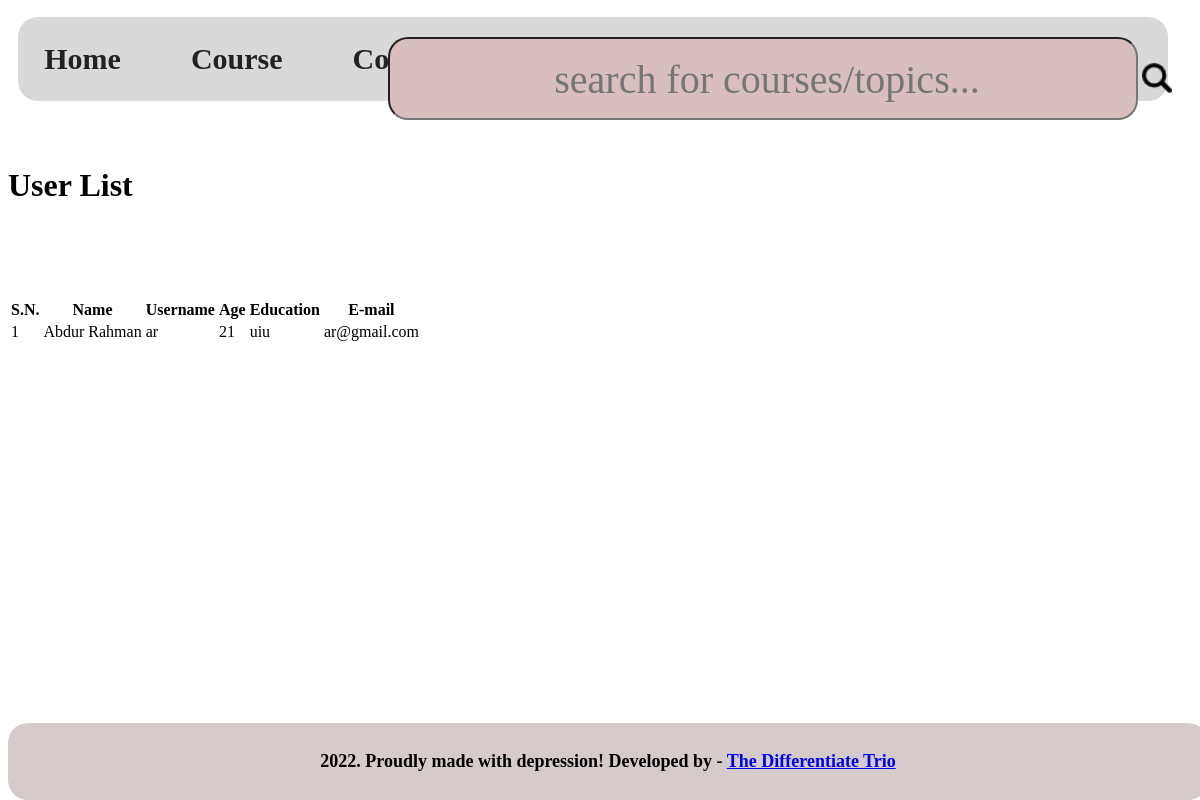
Page /admin/user-list.php (signed in) on the committed database.
### tables this page shows
CREATE TABLE `users` (
  `user_id` int(11) NOT NULL,
  `full_name` varchar(100) NOT NULL,
  `username` varchar(100) NOT NULL,
  `password` varchar(100) NOT NULL,
  `mail` varchar(100) NOT NULL,
  `age` int(100) NOT NULL,
  `education` varchar(100) NOT NULL,
  `profile_pic` varchar(255) DEFAULT NULL
);

### admin/user-list.php (the view, shortened to what this page needs)
<?php  include('partials/menu.php'); ?>
        <div class="content">
        <div class="wrapper">
              <h1>User List</h1>
              <br/> <br/>
              <br/> <br/>
               <table class="table">
                  <tr>
                        <th>S.N.</th>
                        <th>Name</th>
                        <th>Username</th>
                        <th>Age</th>
                        <th>Education</th>
                        <th>E-mail</th>
                  </tr>
                  <?php
                        $sql = "SELECT * FROM users";
                        $res = mysqli_query($conn, $sql);
                        if($res==TRUE)
                        {
                              $count= mysqli_num_rows($res);
                              $serial_number=1;
                              if($count>0)
                              {
                                    while($rows=mysqli_fetch_assoc($res))
                                    {
                                          $full_name=$rows['full_name'];
                                          $email=$rows['mail'];
                                          $username=$rows['username'];
                                          $education=$rows['education'];
                                          $age = $rows['age'];
                                    ?>
                                    <tr>
                                          <td><?php echo $serial_number++ ; ?></td>
                                          <td><?php echo $full_name ; ?></td>
                                          <td><?php echo $username ; ?></td>
                                          <td><?php echo $age ; ?></td>
                                          <td><?php echo $education ; ?></td>
                                          <td><?php echo $email ; ?></td>
                                    </tr>
                                    <?php
                                    }
                              }
                              else
                              {
                              }
                        }
                  ?>
            </table>
        </div>
        </div>
        <?php include('partials/footer.php'); ?>

### rows in the picture
users: full_name "Abdur Rahman", username "ar", age "21", education "uiu", mail "ar@gmail.com"
